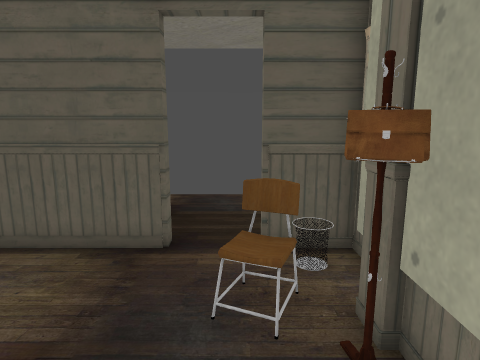
view 1 (above)

13 first-person views from a walk through a Godot game level. The camera is 1.4 m above the floor, tilts 10° down and sees 75° across. The floor is counted in squares, 0.5 m on a side. Each view is taken from the middle of a square. On the plan, view 1 faces up. The plan holds only what a view shows up to about 20 squares ahead; the rest is blank. Door leaves are left out where a doorway can be walked through. Some surface patterns are stand-ins.

view 2
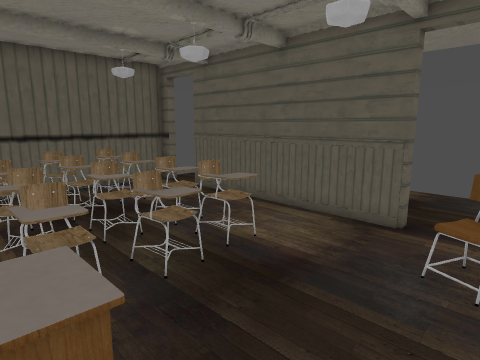

view 3
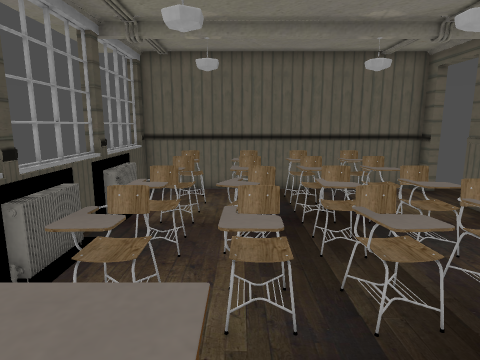

view 4
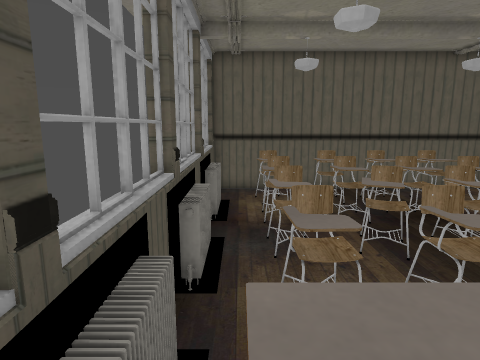

view 5
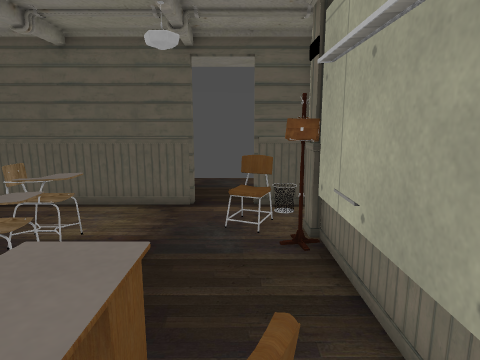

view 6
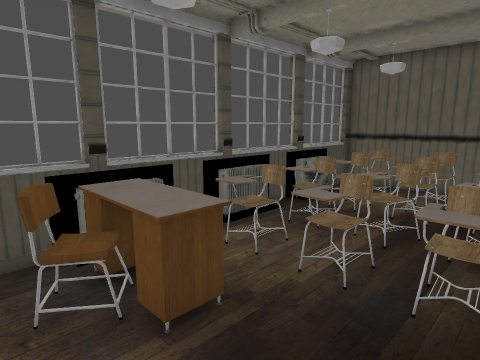

view 7
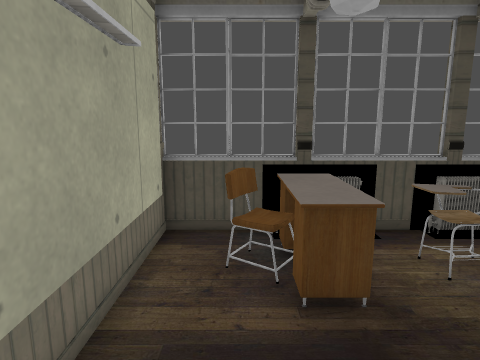

view 8
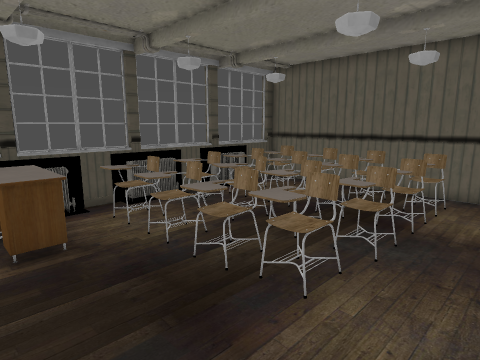

view 9
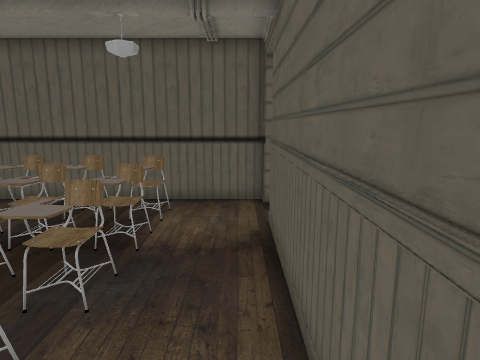

view 10
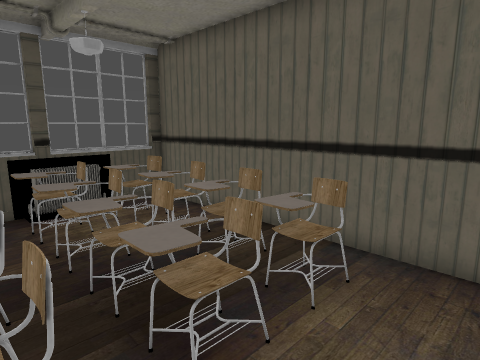

view 11
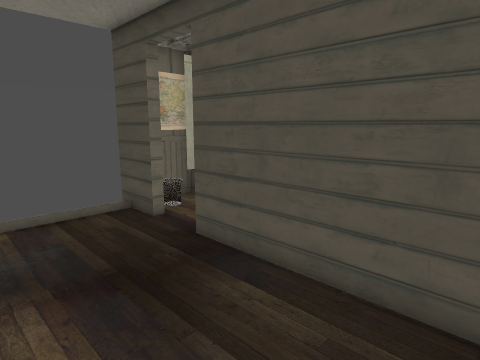

view 12
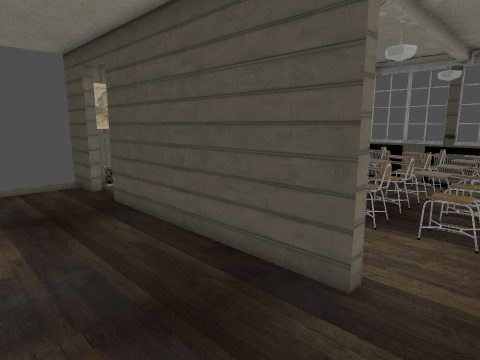

view 13
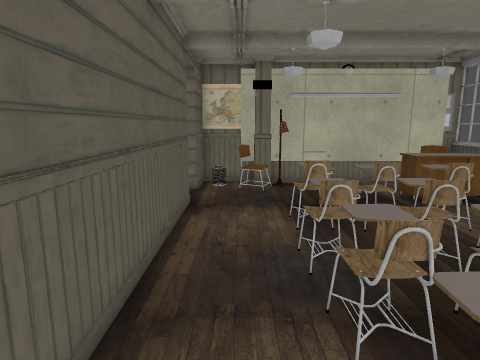

### Floor plan
Key: @ floor where view 1 was taken; # wall or solid block; x gap in a wall; . floor; / step, stairs or slope; D open door; = window, fence, low wall or low ledge; C chair; B bag; T thing the floor can be seen under or through; E desk; R radiator; O other object.
Columns run from 14 left of view 1 to 3 right of it. Each row starts with its distance up from view 1.
 12  .   ..   ......
 11     ............/
 10    ............./
  9   ............../
  8  .............../
  7 #DDD#########DD###
  6 #................#
  5 #.............C#.#
  4 #.............O=##
  3 #.CTT TCCCC....B#
  2 #.#C. TT .C.....#
  1 #.CCCTTTCCC.....#
  0 #...#=.x..C...@.#
 -1 #.CCCCCCCCC.EE..#
 -2 #..C........EE..#
 -3 #.CCCCCCCCC.EEC.#
 -4 #...........EE..#
 -5 ####R###R###R##=#
 -6  # RR# RR# RR#  #

Positions as (right, up) in squares from view 1, and headings:
1: (0, 0), facing up
2: (1, -2), facing up-left
3: (0, -1), facing left
4: (0, -4), facing left
5: (0, -4), facing up
6: (1, 2), facing down-left
7: (0, 3), facing down
8: (0, 6), facing down-left
9: (-2, 6), facing left
10: (-7, 6), facing down-left
11: (-8, 12), facing down-right
12: (-13, 12), facing down-right
13: (-13, 5), facing right
